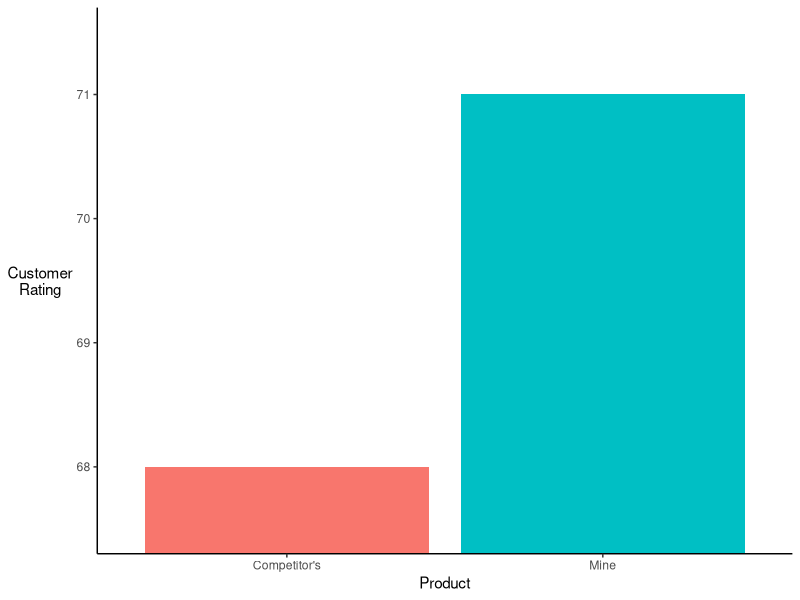
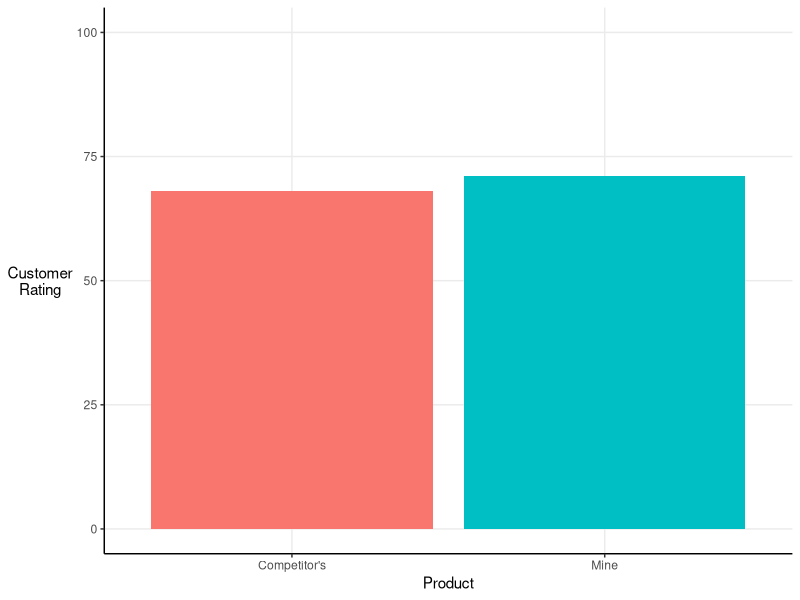
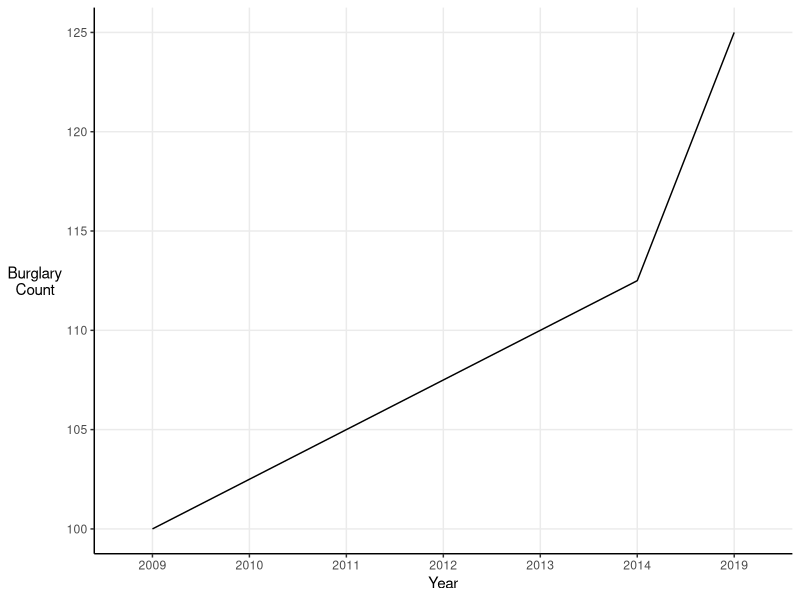
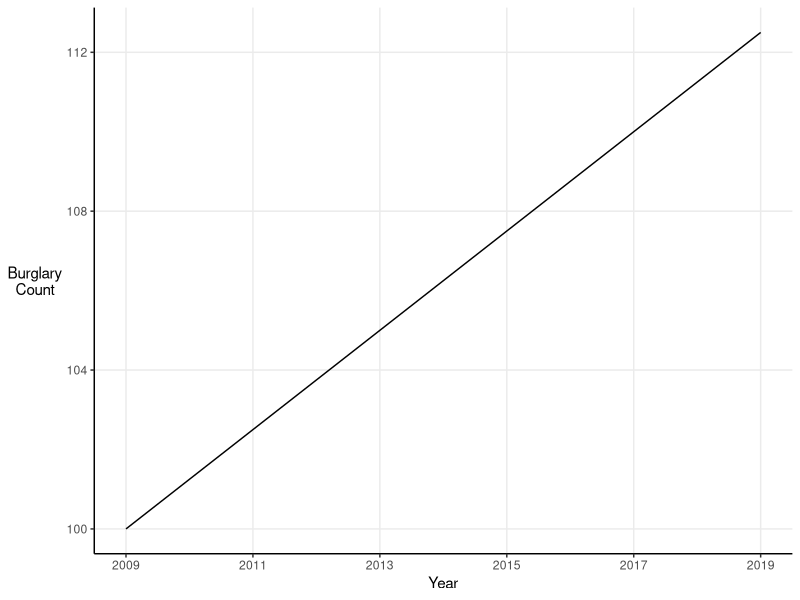
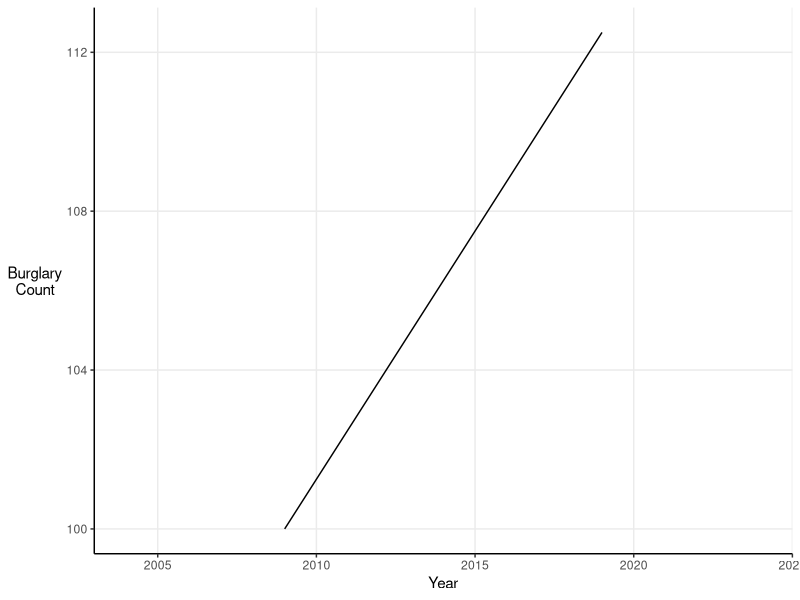
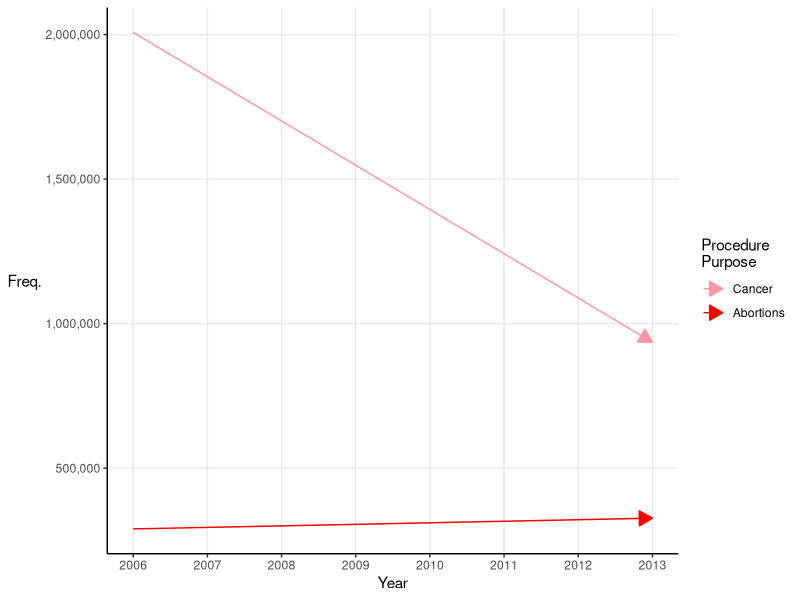

Generate these figures, in order, with R:
## ---- chunk 1
knitr::opts_chunk$set(echo = TRUE, fig.align = "center")

# Packages
library(tidyverse)
library(reshape2)

# Data
product_ratings <- tibble(Product = c("Mine", "Competitor's"),
                          mean_rating = c(71, 68))
## ---- chunk 2
# Too high to count that high
2^34
## ---- chunk 3
# Bar chart with truncated y-axis
ggplot(product_ratings, aes(x = Product, y = mean_rating, fill = Product)) +
  geom_col() +
  scale_fill_discrete(guide = "none") +
  scale_y_continuous("Customer\nRating") +
  coord_cartesian(ylim = c(67.5, 71.5)) +
  theme_classic() +
  theme(axis.title.y = element_text(angle = 0, vjust = 0.5))
## ---- chunk 4
# Bar chart with truncated y-axis
ggplot(product_ratings, aes(x = Product, y = mean_rating, fill = Product)) +
  geom_col() +
  scale_fill_discrete(guide = "none") +
  scale_y_continuous("Customer\nRating", limits = c(0, 100)) +
  theme_classic() +
  theme(axis.title.y = element_text(angle = 0, vjust = 0.5),
        panel.grid.major = element_line())
## ---- chunk 5
tibble(Year = c("2009", "2010", "2011", "2012", "2013", "2014", "2019"),
       burglary_count = c(100, 102.5, 105, 107.5, 110, 112.5, 125)) %>%
  ggplot(aes(x = Year, y = burglary_count)) +
  geom_line(group = 1) +
  scale_y_continuous("Burglary\nCount") +
  theme_classic() +
  theme(axis.title.y = element_text(angle = 0, vjust = 0.5),
        panel.grid.major = element_line())
## ---- chunk 6
tibble(Year = c(2009:2019), burglary_count = c(seq(100, 112.5, 1.25))) %>%
  ggplot(aes(x = Year, y = burglary_count)) +
  geom_line(group = 1) +
  scale_y_continuous("Burglary\nCount") +
  scale_x_continuous(breaks = c(2009, 2011, 2013, 2015, 2017, 2019)) +
  theme_classic() +
  theme(axis.title.y = element_text(angle = 0, vjust = 0.5),
        panel.grid.major = element_line())
## ---- chunk 7
tibble(Year = c(2009:2019), burglary_count = c(seq(100, 112.5, 1.25))) %>%
  ggplot(aes(x = Year, y = burglary_count)) +
  geom_line(group = 1) +
  scale_y_continuous("Burglary\nCount") +
  coord_cartesian(xlim = c(2004, 2024)) +
  theme_classic() +
  theme(axis.title.y = element_text(angle = 0, vjust = 0.5),
        panel.grid.major = element_line())
## ---- chunk 8
tibble(Year = c(2006, 2013), 
       Cancer = c(2007371, 935573), 
       Abortions = c(289750, 327000)) %>%
  melt(id.vars = "Year") %>%
  ggplot(aes(x = Year, y = value, col = variable)) +
  geom_line(arrow = arrow(length = unit(0.15, "inches"), type = "closed")) +
  scale_y_continuous("Freq.", labels = scales::comma) +
  scale_x_continuous(breaks = c(2006:2013)) +
  scale_color_manual("Procedure\nPurpose",
                     values = c("Cancer" = "#FF96A7", "Abortions" = "red")) +
  theme_classic() +
  theme(axis.title.y = element_text(angle = 0, vjust = 0.5),
        panel.grid.major = element_line())
